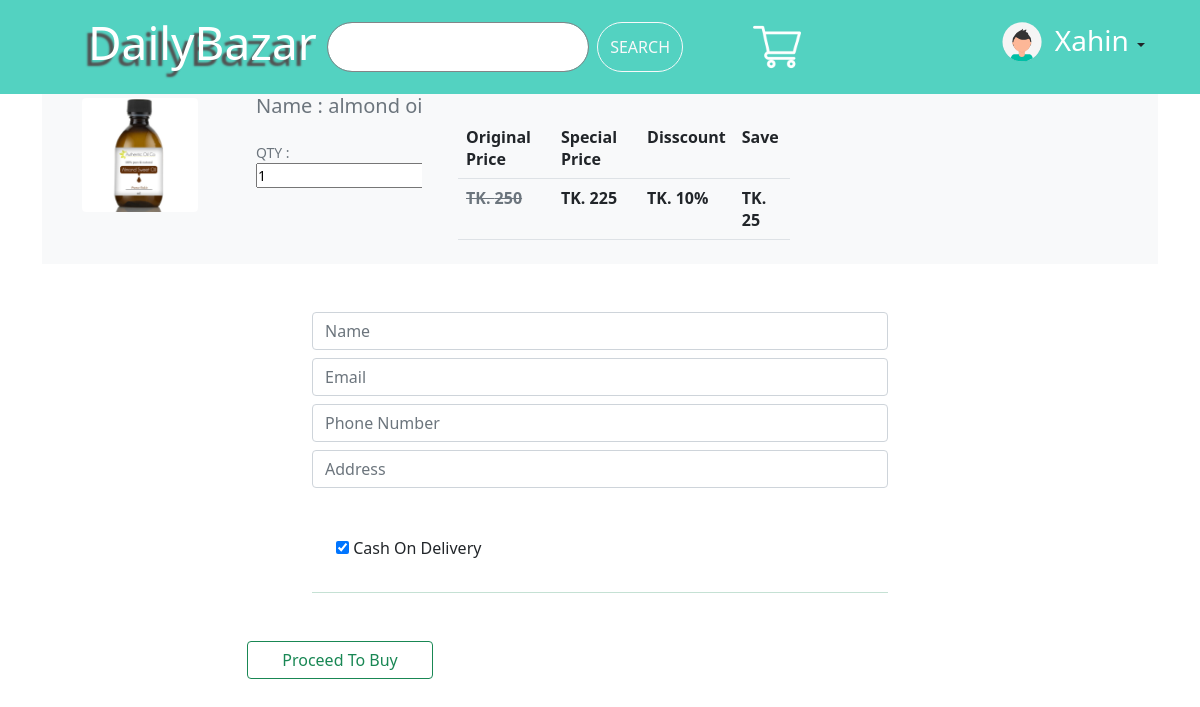
The page /buy.php?clicked=246&qty=50 (signed in) on the database its author committed.
### tables this page shows
CREATE TABLE `products` (
  `id` int(11) NOT NULL,
  `name` varchar(255) NOT NULL,
  `date` date NOT NULL DEFAULT '2021-01-20',
  `price` varchar(20) NOT NULL,
  `qty` int(11) NOT NULL DEFAULT 50,
  `description` varchar(4160) DEFAULT NULL,
  `image` varchar(8) NOT NULL,
  `category` int(11) NOT NULL,
  `sub_category` int(11) NOT NULL,
  `season` int(11) NOT NULL
);

### init.php (called while the page is built, shortened)
<?php
$source = new source;
?>

### classes/source.php (called while the page is built, shortened)
<?php
class source extends db{
    public $Query;
    public function Query($query,$param = []){
        if(empty($param)){
            $this->Query = $this->db->prepare($query);
            return $this->Query->execute();
        }else{
            $this->Query = $this->db->prepare($query);
            return $this->Query->execute($param);
        }
    }
    public function SingleRow(){
        return $this->Query->fetch(PDO::FETCH_OBJ);
    }
}
?>

### classes/db.php (called while the page is built, shortened)
<?php
class db{
    private $host = "localhost";
    private $username = "root";
    private $password = "";
    private $database = "dailybazar";
    public function __construct(){
        try{
            $this->db = new PDO("mysql:hsot=".$this->host.";dbname=".$this->database,
            $this->username,$this->password);
        }catch(PDOException $e){
            echo "Connection problem : ".$e->getMessage();
        }
    }
}
?>

### buy.php (the view, shortened to what this page needs)
<?php include "init.php"; ?>
<?php
if (!empty($_GET['clicked'])) {
    if ($source->Query("SELECT * FROM products WHERE id=?", [$_GET['clicked']])) {
        $row = $source->SingleRow();
        $pname = $row->name;
        $oprice = $row->price;
        $price = $row->price * .10;
        $offerprice = $row->price - $price;
    }
}
?>
<html>
<head>
</head>
<body>
    <?php include "assets/splitfile/header.php" ?>
    <form action="" method="POST">
        <div class="container">
            <div class="container-fluid bg-light m-auto row mb-4">
                <div class="col-md-5 col-lg-2 col-xl-2">
                    <div class="mb-3 mb-md-0">
                        <img class="rounded w-75 m-1" src="assets/productsimg/<?php echo $_GET['clicked']; ?>.jpg" alt="Sample">
                    </div>
                </div>
                <div class="col-md-4 col-lg-2 col-xl-2">
                    <div>
                        <div class="d-flex justify-content-between">
                            <div>
                                <h5 class="mb-4 text-secondary">Name : <?php echo $pname; ?></h5>
                                <p class="mb-3 text-muted text-uppercase small"> QTY : <input type="number" name='qty' value="1"></p>
                            </div>
                        </div>
                    </div>
                </div>
                <div class="col-lg-8 col-xl-4 bg-light">
                    <table class="table m-4">
                        <tr>
                            <th>Original Price</th>
                            <th>Special Price</th>
                            <th>Disscount</th>
                            <th>Save</th>
                        </tr>
                        <tr>
                            <th class='text-secondary'><del>TK. <?php echo $oprice; ?></del></th>
                            <th>TK. <?php echo intval($offerprice); ?></th>
                            <th>TK. 10%</th>
                            <th>TK. <?php echo intval($price); ?></th>
                        </tr>
                    </table>
                </div>
            </div>
        </div>
        <div class="col-6 container-fluid mt-5 ">
            <div class="entertaiment">
                <input type="text" name="name" class="form-control col-5" placeholder="Name" required>
                <input type="email" name="email" class="form-control col-5 mt-2" placeholder="Email" required>
                <input type="phone" name="phone" class="form-control col-5 mt-2" placeholder="Phone Number" required>
                <input type="text" name="address" class="form-control col-5 mt-2" placeholder="Address" required>
                <div class="row container m-center mt-5">
                    <p><input type="checkbox" checked> Cash On Delivery</p>
                </div>
                <hr class="bg-success">
            </div>
        </div>
        <div class="container mt-5 text-left">
            <a href="#" style="text-decoration:none; color: black; margin-left:205px;">
                <input type="submit" name="proceed" value="Proceed To Buy" class="btn btn-outline-success col-2">
            </a>
        </div>
    </form>
</body>
</html>

### assets/css/style.css (style rules this page uses)
* { padding: 0px; margin: 0px; }

### rows shown on the page
products: name "almond oil", price "250", price "225", price "25"

### other values the page prints
$_SESSION['login_success'] "Xahin"
